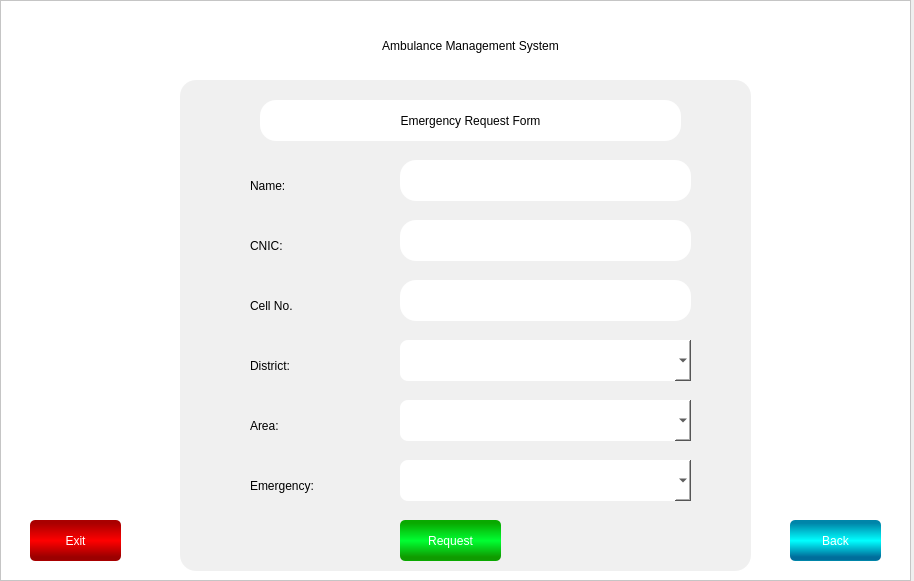
<?xml version="1.0" encoding="UTF-8"?>
<ui version="4.0">
 <class>MainWindow</class>
 <widget class="QMainWindow" name="MainWindow">
  <property name="geometry">
   <rect>
    <x>0</x>
    <y>0</y>
    <width>914</width>
    <height>581</height>
   </rect>
  </property>
  <property name="windowTitle">
   <string>MainWindow</string>
  </property>
  <widget class="QWidget" name="centralwidget">
   <widget class="QFrame" name="frame">
    <property name="geometry">
     <rect>
      <x>0</x>
      <y>0</y>
      <width>911</width>
      <height>581</height>
     </rect>
    </property>
    <property name="styleSheet">
     <string notr="true">background-color: rgb(255, 255, 255);</string>
    </property>
    <property name="frameShape">
     <enum>QFrame::StyledPanel</enum>
    </property>
    <property name="frameShadow">
     <enum>QFrame::Raised</enum>
    </property>
    <widget class="QLabel" name="label_2">
     <property name="geometry">
      <rect>
       <x>170</x>
       <y>10</y>
       <width>601</width>
       <height>71</height>
      </rect>
     </property>
     <property name="styleSheet">
      <string notr="true">font: 75 28pt &quot;News706 BT&quot;;</string>
     </property>
     <property name="text">
      <string>Ambulance Management System</string>
     </property>
     <property name="alignment">
      <set>Qt::AlignCenter</set>
     </property>
    </widget>
    <widget class="QFrame" name="frame_2">
     <property name="geometry">
      <rect>
       <x>180</x>
       <y>80</y>
       <width>571</width>
       <height>491</height>
      </rect>
     </property>
     <property name="styleSheet">
      <string notr="true">background-color: rgb(240, 240, 240);
border-radius:16px;
</string>
     </property>
     <property name="frameShape">
      <enum>QFrame::StyledPanel</enum>
     </property>
     <property name="frameShadow">
      <enum>QFrame::Raised</enum>
     </property>
     <widget class="QPushButton" name="pushButton_2">
      <property name="geometry">
       <rect>
        <x>220</x>
        <y>440</y>
        <width>101</width>
        <height>41</height>
       </rect>
      </property>
      <property name="styleSheet">
       <string notr="true">font: 75 18pt &quot;News706 BT&quot;;
border-radius:5px;
color: rgb(255, 255, 255);
background-color: qlineargradient(spread:repeat, x1:1, y1:0, x2:1, y2:0.966, stop:0.0795455 rgba(9, 169, 0, 255), stop:0.522727 rgba(0, 255, 50, 255), stop:0.931818 rgba(15, 155, 0, 255));</string>
      </property>
      <property name="text">
       <string>Request</string>
      </property>
     </widget>
     <widget class="QLabel" name="label_3">
      <property name="geometry">
       <rect>
        <x>70</x>
        <y>90</y>
        <width>91</width>
        <height>31</height>
       </rect>
      </property>
      <property name="styleSheet">
       <string notr="true">font: 75 18pt &quot;News706 BT&quot;;</string>
      </property>
      <property name="text">
       <string>Name: </string>
      </property>
      <property name="alignment">
       <set>Qt::AlignLeading|Qt::AlignLeft|Qt::AlignVCenter</set>
      </property>
     </widget>
     <widget class="QLabel" name="label_4">
      <property name="geometry">
       <rect>
        <x>70</x>
        <y>150</y>
        <width>131</width>
        <height>31</height>
       </rect>
      </property>
      <property name="styleSheet">
       <string notr="true">font: 75 18pt &quot;News706 BT&quot;;</string>
      </property>
      <property name="text">
       <string>CNIC: </string>
      </property>
      <property name="alignment">
       <set>Qt::AlignLeading|Qt::AlignLeft|Qt::AlignVCenter</set>
      </property>
     </widget>
     <widget class="QLabel" name="label_5">
      <property name="geometry">
       <rect>
        <x>70</x>
        <y>210</y>
        <width>111</width>
        <height>31</height>
       </rect>
      </property>
      <property name="styleSheet">
       <string notr="true">font: 75 18pt &quot;News706 BT&quot;;</string>
      </property>
      <property name="text">
       <string>Cell No.</string>
      </property>
      <property name="alignment">
       <set>Qt::AlignLeading|Qt::AlignLeft|Qt::AlignVCenter</set>
      </property>
     </widget>
     <widget class="QTextEdit" name="textEdit">
      <property name="geometry">
       <rect>
        <x>220</x>
        <y>80</y>
        <width>291</width>
        <height>41</height>
       </rect>
      </property>
      <property name="styleSheet">
       <string notr="true">QTextEdit{
background-color: rgb(255, 255, 255);
font: 75 16pt &quot;News706 BT&quot;;
}
QTextEdit:focus{
border: 1px solid #000000
}</string>
      </property>
     </widget>
     <widget class="QTextEdit" name="textEdit_2">
      <property name="geometry">
       <rect>
        <x>220</x>
        <y>140</y>
        <width>291</width>
        <height>41</height>
       </rect>
      </property>
      <property name="styleSheet">
       <string notr="true">QTextEdit{
background-color: rgb(255, 255, 255);
font: 75 16pt &quot;News706 BT&quot;;
}
QTextEdit:focus{
border: 1px solid #000000
}</string>
      </property>
     </widget>
     <widget class="QTextEdit" name="textEdit_3">
      <property name="geometry">
       <rect>
        <x>220</x>
        <y>200</y>
        <width>291</width>
        <height>41</height>
       </rect>
      </property>
      <property name="styleSheet">
       <string notr="true">QTextEdit{
background-color: rgb(255, 255, 255);
font: 75 16pt &quot;News706 BT&quot;;
}
QTextEdit:focus{
border: 1px solid #000000
}</string>
      </property>
     </widget>
     <widget class="QLabel" name="label_6">
      <property name="geometry">
       <rect>
        <x>70</x>
        <y>270</y>
        <width>111</width>
        <height>31</height>
       </rect>
      </property>
      <property name="styleSheet">
       <string notr="true">font: 75 18pt &quot;News706 BT&quot;;</string>
      </property>
      <property name="text">
       <string>District: </string>
      </property>
      <property name="alignment">
       <set>Qt::AlignLeading|Qt::AlignLeft|Qt::AlignVCenter</set>
      </property>
     </widget>
     <widget class="QLabel" name="label_7">
      <property name="geometry">
       <rect>
        <x>70</x>
        <y>330</y>
        <width>111</width>
        <height>31</height>
       </rect>
      </property>
      <property name="styleSheet">
       <string notr="true">font: 75 18pt &quot;News706 BT&quot;;</string>
      </property>
      <property name="text">
       <string>Area: </string>
      </property>
      <property name="alignment">
       <set>Qt::AlignLeading|Qt::AlignLeft|Qt::AlignVCenter</set>
      </property>
     </widget>
     <widget class="QLabel" name="label_8">
      <property name="geometry">
       <rect>
        <x>70</x>
        <y>390</y>
        <width>141</width>
        <height>31</height>
       </rect>
      </property>
      <property name="styleSheet">
       <string notr="true">font: 75 18pt &quot;News706 BT&quot;;</string>
      </property>
      <property name="text">
       <string>Emergency: </string>
      </property>
      <property name="alignment">
       <set>Qt::AlignLeading|Qt::AlignLeft|Qt::AlignVCenter</set>
      </property>
     </widget>
     <widget class="QComboBox" name="comboBox">
      <property name="geometry">
       <rect>
        <x>220</x>
        <y>260</y>
        <width>291</width>
        <height>41</height>
       </rect>
      </property>
      <property name="styleSheet">
       <string notr="true">background-color: rgb(255, 255, 255);
font: 75 18pt &quot;News706 BT&quot;;
border-radius:8px;</string>
      </property>
     </widget>
     <widget class="QComboBox" name="comboBox_2">
      <property name="geometry">
       <rect>
        <x>220</x>
        <y>320</y>
        <width>291</width>
        <height>41</height>
       </rect>
      </property>
      <property name="styleSheet">
       <string notr="true">background-color: rgb(255, 255, 255);
font: 75 18pt &quot;News706 BT&quot;;
border-radius:8px;</string>
      </property>
     </widget>
     <widget class="QComboBox" name="comboBox_3">
      <property name="geometry">
       <rect>
        <x>220</x>
        <y>380</y>
        <width>291</width>
        <height>41</height>
       </rect>
      </property>
      <property name="styleSheet">
       <string notr="true">background-color: rgb(255, 255, 255);
font: 75 18pt &quot;News706 BT&quot;;
border-radius:8px;</string>
      </property>
     </widget>
     <widget class="QLabel" name="label_9">
      <property name="geometry">
       <rect>
        <x>80</x>
        <y>20</y>
        <width>421</width>
        <height>41</height>
       </rect>
      </property>
      <property name="styleSheet">
       <string notr="true">font: 75 24pt &quot;News706 BT&quot;;
background-color: rgb(255, 255, 255);</string>
      </property>
      <property name="text">
       <string>Emergency Request Form</string>
      </property>
      <property name="alignment">
       <set>Qt::AlignCenter</set>
      </property>
     </widget>
    </widget>
    <widget class="QPushButton" name="pushButton_3">
     <property name="geometry">
      <rect>
       <x>790</x>
       <y>520</y>
       <width>91</width>
       <height>41</height>
      </rect>
     </property>
     <property name="styleSheet">
      <string notr="true">font: 75 18pt &quot;News706 BT&quot;;
border-radius:5px;
color: rgb(255, 255, 255);
background-color: qlineargradient(spread:repeat, x1:1, y1:0, x2:1, y2:0.966, stop:0.0795455 rgba(9, 169, 0, 255), stop:0.522727 rgba(0, 255, 50, 255), stop:0.931818 rgba(15, 155, 0, 255));
background-color: qlineargradient(spread:repeat, x1:1, y1:0, x2:1, y2:0.966, stop:0.0795455 rgba(0, 133, 169, 255), stop:0.522727 rgba(0, 255, 255, 255), stop:0.931818 rgba(0, 109, 155, 255));</string>
     </property>
     <property name="text">
      <string>Back</string>
     </property>
    </widget>
    <widget class="QPushButton" name="pushButton_4">
     <property name="geometry">
      <rect>
       <x>30</x>
       <y>520</y>
       <width>91</width>
       <height>41</height>
      </rect>
     </property>
     <property name="styleSheet">
      <string notr="true">font: 75 18pt &quot;News706 BT&quot;;
border-radius:5px;
color: rgb(255, 255, 255);
background-color: qlineargradient(spread:repeat, x1:1, y1:0, x2:1, y2:0.966, stop:0.0795455 rgba(169, 0, 0, 255), stop:0.522727 rgba(255, 0, 0, 255), stop:0.931818 rgba(155, 0, 0, 255));</string>
     </property>
     <property name="text">
      <string>Exit</string>
     </property>
    </widget>
   </widget>
  </widget>
 </widget>
 <resources/>
 <connections/>
</ui>
